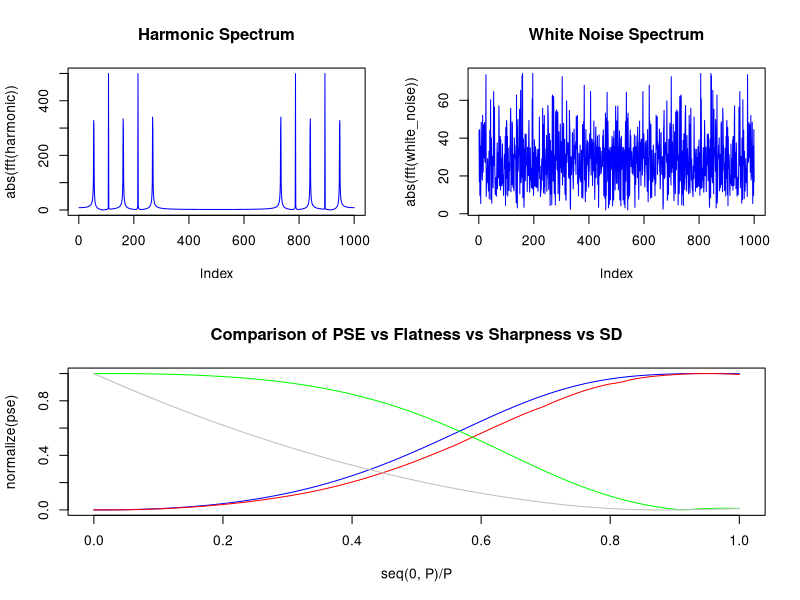

Recreate this plot in R.
#30534
T <- 1000
white_noise <- rnorm(T,0,1)

K <- array(seq(1,5),c(5,1)) %*% array(1,c(1,T))
omega <- 2*pi*0.053492384
t <- array(seq(0,T-1), dim=c(1,T))
t <- array(1,c(5,1)) %*% t
harmonic <- colSums(sin(omega*K*t))

spectral_entropy <- function(signal)
{
  psd <- abs(fft(signal))^2
  psd <- psd/sum(psd)
  
  pse <- 0
  for (ix in seq(1,length(psd)))
  {
    pse <- pse - psd[ix]*log(psd[ix])
  }
  
  return(pse)
}

flatness <- function(signal)
{
  psd <- abs(fft(signal))^2
  psd <- psd/sum(psd)
  
  flatness <- 0
  for (ix in seq(1,length(psd)))
  {
    flatness <- flatness + log(psd[ix])/length(psd)
  }
  return (exp(flatness))
}

sharpness <- function (signal)
{
  psd <- abs(fft(signal))^2
  psd <- psd/sum(psd)
  
  sharpness <- 0
  for (ix in seq(1,length(psd)))
  {
    sharpness <- sharpness + psd[ix] * exp(1i*2*pi*(ix-1)/length(psd))
  }
  return (abs(sharpness))
}


P <- 100
pse <- rep(0,P)
flt <- rep(0,P)
shp <- rep(0,P)
sd <- rep(0,P)
for (alpha in seq(0,P))
{
  signal <- white_noise*(alpha/P) + (1-alpha/P)*harmonic
  pse[alpha+1] <- spectral_entropy(signal)
  flt[alpha+1] <- flatness(signal)
  shp[alpha+1] <- sharpness(signal)
  sd[alpha+1] <- sqrt(var(abs(fft(signal))^2))
}

normalize <- function(signal)
{
 return( (signal - min(signal))/(max(signal) - min(signal)))
}

layout(matrix(c(1,2,3,3), 2, 2, byrow = TRUE))
plot(abs(fft(harmonic)), type="l", col="blue")
title("Harmonic Spectrum")
plot(abs(fft(white_noise)), type="l", col="blue")
title("White Noise Spectrum")

plot(seq(0,P)/P, normalize(pse), type="l", col="blue")
lines(seq(0,P)/P, normalize(flt), type="l", col="red")
lines(seq(0,P)/P, normalize(shp), type="l", col="green")
lines(seq(0,P)/P, normalize(sd), type="l", col="grey")
title('Comparison of PSE vs Flatness vs Sharpness vs SD')
